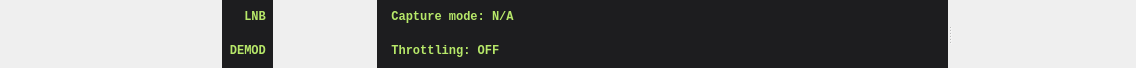
<?xml version="1.0" encoding="UTF-8"?>
<ui version="4.0">
 <class>MainSpectrum</class>
 <widget class="QWidget" name="MainSpectrum">
  <property name="geometry">
   <rect>
    <x>0</x>
    <y>0</y>
    <width>1136</width>
    <height>68</height>
   </rect>
  </property>
  <property name="windowTitle">
   <string>Form</string>
  </property>
  <layout class="QGridLayout" name="gridLayout_2">
   <property name="leftMargin">
    <number>0</number>
   </property>
   <property name="topMargin">
    <number>0</number>
   </property>
   <property name="rightMargin">
    <number>0</number>
   </property>
   <property name="bottomMargin">
    <number>0</number>
   </property>
   <property name="spacing">
    <number>0</number>
   </property>
   <item row="0" column="0">
    <widget class="QSplitter" name="splitter">
     <property name="orientation">
      <enum>Qt::Horizontal</enum>
     </property>
     <widget class="QWidget" name="widget" native="true">
      <layout class="QGridLayout" name="gridLayout">
       <property name="leftMargin">
        <number>0</number>
       </property>
       <property name="topMargin">
        <number>0</number>
       </property>
       <property name="rightMargin">
        <number>0</number>
       </property>
       <property name="bottomMargin">
        <number>0</number>
       </property>
       <property name="spacing">
        <number>0</number>
       </property>
       <item row="0" column="0" rowspan="2">
        <widget class="LCD" name="fcLcd">
         <property name="sizePolicy">
          <sizepolicy hsizetype="Preferred" vsizetype="Preferred">
           <horstretch>0</horstretch>
           <verstretch>0</verstretch>
          </sizepolicy>
         </property>
         <property name="minimumSize">
          <size>
           <width>222</width>
           <height>40</height>
          </size>
         </property>
         <property name="maximumSize">
          <size>
           <width>222</width>
           <height>16777215</height>
          </size>
         </property>
         <property name="value">
          <longLong>88888888888</longLong>
         </property>
         <property name="thickness">
          <double>0.320000000000000</double>
         </property>
         <property name="zoom">
          <double>0.500000000000000</double>
         </property>
         <property name="backgroundColor">
          <color>
           <red>29</red>
           <green>29</green>
           <blue>31</blue>
          </color>
         </property>
         <property name="foregroundColor">
          <color>
           <red>183</red>
           <green>232</green>
           <blue>105</blue>
          </color>
         </property>
         <property name="min">
          <longLong>0</longLong>
         </property>
         <property name="max">
          <longLong>99999999999</longLong>
         </property>
        </widget>
       </item>
       <item row="1" column="3">
        <widget class="QLabel" name="throttlingLabel">
         <property name="sizePolicy">
          <sizepolicy hsizetype="Expanding" vsizetype="Preferred">
           <horstretch>0</horstretch>
           <verstretch>0</verstretch>
          </sizepolicy>
         </property>
         <property name="styleSheet">
          <string notr="true">background-color: #1d1d1f;
color: #b7e869;
font-size: 12px;
font-family: Monospace;
font-weight: bold;
</string>
         </property>
         <property name="text">
          <string>  Throttling: OFF</string>
         </property>
        </widget>
       </item>
       <item row="0" column="3">
        <widget class="QLabel" name="captureModeLabel">
         <property name="sizePolicy">
          <sizepolicy hsizetype="MinimumExpanding" vsizetype="Preferred">
           <horstretch>0</horstretch>
           <verstretch>0</verstretch>
          </sizepolicy>
         </property>
         <property name="styleSheet">
          <string notr="true">background-color: #1d1d1f;
color: #b7e869;
font-size: 12px;
font-family: Monospace;
font-weight: bold;
</string>
         </property>
         <property name="text">
          <string>  Capture mode: N/A</string>
         </property>
        </widget>
       </item>
       <item row="1" column="2">
        <widget class="LCD" name="loLcd">
         <property name="minimumSize">
          <size>
           <width>104</width>
           <height>0</height>
          </size>
         </property>
         <property name="value">
          <longLong>0</longLong>
         </property>
         <property name="thickness">
          <double>0.320000000000000</double>
         </property>
         <property name="zoom">
          <double>0.500000000000000</double>
         </property>
         <property name="backgroundColor">
          <color>
           <red>29</red>
           <green>29</green>
           <blue>31</blue>
          </color>
         </property>
         <property name="foregroundColor">
          <color>
           <red>183</red>
           <green>232</green>
           <blue>105</blue>
          </color>
         </property>
        </widget>
       </item>
       <item row="0" column="2">
        <widget class="LCD" name="lnbLcd">
         <property name="minimumSize">
          <size>
           <width>104</width>
           <height>0</height>
          </size>
         </property>
         <property name="maximumSize">
          <size>
           <width>96</width>
           <height>16777215</height>
          </size>
         </property>
         <property name="value">
          <longLong>0</longLong>
         </property>
         <property name="thickness">
          <double>0.320000000000000</double>
         </property>
         <property name="zoom">
          <double>0.500000000000000</double>
         </property>
         <property name="backgroundColor">
          <color>
           <red>29</red>
           <green>29</green>
           <blue>31</blue>
          </color>
         </property>
         <property name="foregroundColor">
          <color>
           <red>183</red>
           <green>232</green>
           <blue>105</blue>
          </color>
         </property>
        </widget>
       </item>
       <item row="1" column="1">
        <widget class="QLabel" name="loLabel">
         <property name="sizePolicy">
          <sizepolicy hsizetype="Minimum" vsizetype="Preferred">
           <horstretch>0</horstretch>
           <verstretch>0</verstretch>
          </sizepolicy>
         </property>
         <property name="maximumSize">
          <size>
           <width>96</width>
           <height>16777215</height>
          </size>
         </property>
         <property name="styleSheet">
          <string notr="true">background-color: #1d1d1f;
color: #b7e869;
font-size: 12px;
font-family: Monospace;
font-weight: bold;</string>
         </property>
         <property name="text">
          <string> DEMOD </string>
         </property>
         <property name="alignment">
          <set>Qt::AlignRight|Qt::AlignTrailing|Qt::AlignVCenter</set>
         </property>
        </widget>
       </item>
       <item row="0" column="1">
        <widget class="QLabel" name="lnbLabel">
         <property name="sizePolicy">
          <sizepolicy hsizetype="Minimum" vsizetype="Preferred">
           <horstretch>0</horstretch>
           <verstretch>0</verstretch>
          </sizepolicy>
         </property>
         <property name="styleSheet">
          <string notr="true">background-color: #1d1d1f;
color: #b7e869;
font-size: 12px;
font-family: Monospace;
font-weight: bold;</string>
         </property>
         <property name="text">
          <string> LNB </string>
         </property>
         <property name="alignment">
          <set>Qt::AlignRight|Qt::AlignTrailing|Qt::AlignVCenter</set>
         </property>
        </widget>
       </item>
      </layout>
     </widget>
     <widget class="MultiToolBox" name="multiToolBox"/>
    </widget>
   </item>
  </layout>
 </widget>
 <customwidgets>
  <customwidget>
   <class>LCD</class>
   <extends>QFrame</extends>
   <header>LCD.h</header>
   <container>1</container>
  </customwidget>
  <customwidget>
   <class>MultiToolBox</class>
   <extends>QWidget</extends>
   <header>MultiToolBox.h</header>
   <addpagemethod>addPage</addpagemethod>
   <container>1</container>
  </customwidget>
 </customwidgets>
 <resources/>
 <connections/>
</ui>
